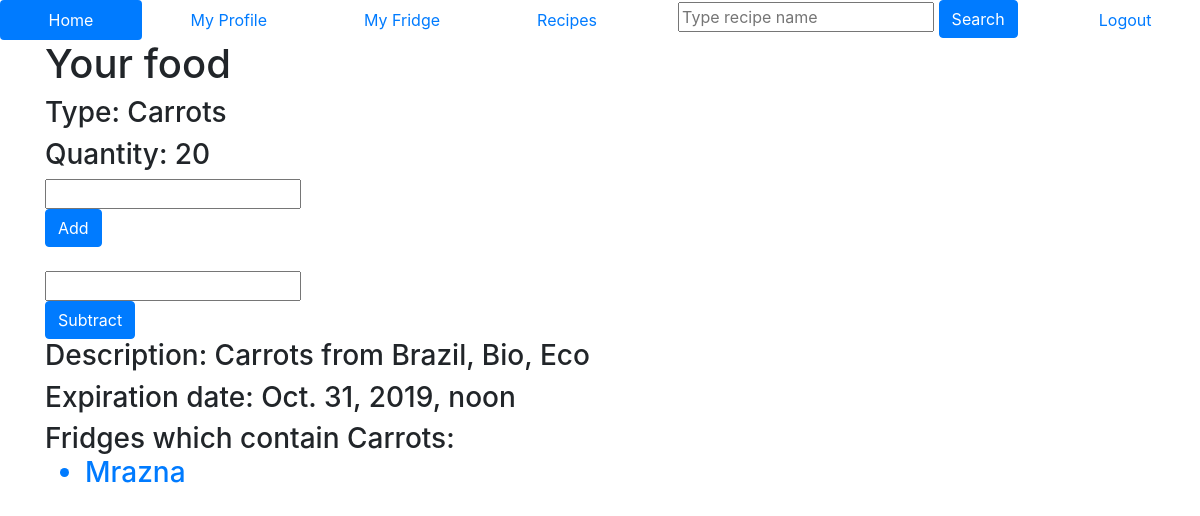
The app's page /fridge/food_detail/carrots/ (signed in) with its own data.
### fridge/models.py (models this page shows, shortened)
class Food(models.Model):
    name = models.CharField(max_length=20, unique=True)
    quantity = models.PositiveIntegerField()
    description = models.TextField(max_length=255, blank=True)
    date_added = models.DateTimeField(default=timezone.now)
    expiration_date = models.DateTimeField()
    is_expired = models.BooleanField(default=False)
    slug = models.SlugField(allow_unicode=True, unique=True)

class Fridge(models.Model):
    name = models.CharField(max_length=20)
    belongs_to = models.ForeignKey(User, related_name="my_fridge", on_delete=models.CASCADE)
    food_contents = models.ManyToManyField(Food, related_name="in_fridges")
    slug = models.SlugField(allow_unicode=True, unique=True)

### fridge/views.py (the view)
# urls.py: path('food_detail/<slug>/', views.FoodDetail.as_view(), name="food_detail"),
class FoodDetail(LoginRequiredMixin, generic.DetailView):
    model = models.Food
    template_name = "fridge/food_detail.html"

### fridge/templates/fridge/food_detail.html (shortened to what this page needs)
{% extends 'base.html' %}
{% block body_block %}
<div class="container">
    <h1>Your food</h1>
    <h3>Type: {{ food.name }}</h3>
    <h3>Quantity: {{ food.quantity }} </h3>
    <form action="add_quantity/" method="POST">
        <input type="number" name="amount"><br>
        <input type="submit" value="Add" class="btn btn-primary">
    </form><br>
    <form action="subtract_quantity/" method="POST">
        <input type="number" name="amount"><br>
        <input type="submit" value="Subtract" class="btn btn-primary">
    </form>
    <h3>Description: {{ food.description }}</h3>
    <h3>Expiration date: {{ food.expiration_date }}</h3>
    <h3>Fridges which contain {{ food.name }}:
        {% for fridge in food.in_fridges.all %}
            {% if fridge.belongs_to.username == user.username %}
                <ul>
                    <a href="{% url 'fridge:fridge_detail' slug=fridge.slug %}"><li>{{ fridge.name }}</li></a>
                </ul>
                <br>
            {% endif %}
        {% endfor %}
    </h3>
</div>
{% endblock %}

### static/css/master.css (style rules this page uses)
html { font-family: 'Montserrat', sans-serif; }

### records on screen
Food: name "Carrots", quantity "20", description "Carrots from Brazil, Bio, Eco", expiration_date "Oct. 31, 2019, noon"
Fridge: name "Mrazna"
